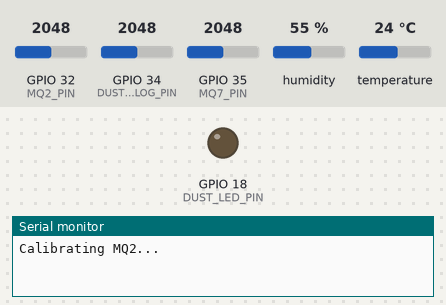
Recording of a sketch running on a simulated ESP32. On the bench: output pins drawn as LEDs (lit = HIGH), the last lines printed to the serial monitor. The inputs (shaded band) are chosen by the test bench; at power-on: GPIO 32 (MQ2_PIN) = 2048, GPIO 34 (DUST_ANALOG_PIN) = 2048, GPIO 35 (MQ7_PIN) = 2048, humidity 55 %, temperature 24 °C (analog values on the 0–4095 scale). WiFi joins after 1.5 s; servers stay silent unless stated; no MQTT or app messages arrive unless stated.

Above: at 0.1 s.
At 35.5 s:
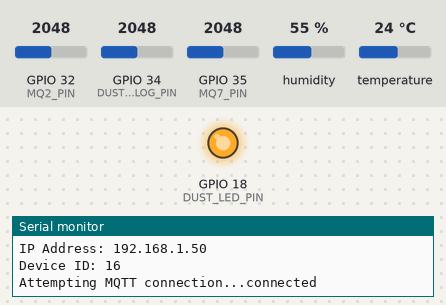
Timing chart, 0 to 37.0 s (numbered marks = the images above):
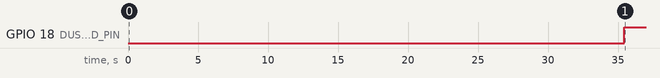

Measured:
- by itself, GPIO 18 (DUST_LED_PIN): LOW → HIGH at 35.4 s

The sketch:

sensor_data_with_mqtt.ino
```cpp
#include <Arduino.h>
#include <DHTesp.h>
#include <WiFi.h>
#include <ThingSpeak.h>
#include <PubSubClient.h>

const int MQ2_PIN = 32;
const int MQ7_PIN = 35;
#define DUST_LED_PIN 18
#define DUST_ANALOG_PIN 34
#define DHTPIN 19

const int RL_VALUE_MQ2 = 5;
float RO_CLEAN_AIR_FACTOR_MQ2 = 9.83;
float LPGCurve[3]   = {2.3, 0.21, -0.47};
float COCurve[3]    = {2.3, 0.72, -0.34};
float SmokeCurve[3] = {2.3, 0.53, -0.44};
float Ro_MQ2 = 10;

int CALIBRATION_SAMPLE_TIMES_MQ2    = 50;
int CALIBRATION_SAMPLE_INTERVAL_MQ2 = 500;
int READ_SAMPLE_INTERVAL_MQ2        = 50;
int READ_SAMPLE_TIMES_MQ2           = 5;

const float Vcc_MQ7 = 5.0;
const float RL_MQ7 = 10000.0;
float R0_MQ7 = 1.0;

int delayTime = 280;
int delayTime2 = 40;
float offTime = 9680;

int dustVal = 0;
char s[32];
float voltage = 0;
float dustdensity = 0;
DHTesp dht;

const char* ssid = "";
const char* password = "";
unsigned long myChannelNumber = 2999925;
const char* myWriteAPIKey = "";

WiFiClient client;
PubSubClient mqtt_client(client);

const char* mqtt_server = "";
const int mqtt_port = 1883;
const char* mqtt_topic = "16";
const int device_id = 16;

unsigned long previousMillis = 0;
const long interval = 15000;  // 15 giây cho ThingSpeak
unsigned long previousMillisMQTT = 0;
const long intervalMQTT = 1000;  // 1 giây cho MQTT

void setup() {
  Serial.begin(115200);
  analogReadResolution(12);
  pinMode(DUST_LED_PIN, OUTPUT);
  analogSetPinAttenuation(DUST_ANALOG_PIN, ADC_11db);
  dht.setup(DHTPIN, DHTesp::DHT11);

  Serial.print("Calibrating MQ2... ");
  Ro_MQ2 = MQCalibration(MQ2_PIN);
  Serial.println("done");
  Serial.print("Ro_MQ2 = "); Serial.print(Ro_MQ2); Serial.println(" kΩ");

  const int calib_samples = 50;
  float sum = 0;
  for(int i = 0; i < calib_samples; i++) {
    sum += analogRead(MQ7_PIN);
    delay(100);
  }
  float avg = sum / calib_samples;
  float V_sensor = avg * (3.3 / 4095.0);
  R0_MQ7 = (Vcc_MQ7 / V_sensor - 1.0) * RL_MQ7;
  Serial.print("Calibration R0_MQ7 = ");
  Serial.println(R0_MQ7);

  WiFi.begin(ssid, password);
  while (WiFi.status() != WL_CONNECTED) {
    delay(1000);
    Serial.println("Connecting to WiFi...");
  }
  Serial.println("Connected to WiFi");
  Serial.print("IP Address: ");
  Serial.println(WiFi.localIP());
  Serial.print("Device ID: ");
  Serial.println(device_id);

  ThingSpeak.begin(client);
  mqtt_client.setServer(mqtt_server, mqtt_port);
  reconnect();

  delay(3000);
}

void reconnect() {
  while (!mqtt_client.connected()) {
    Serial.print("Attempting MQTT connection...");
    String clientId = "ESP32Client-" + String(device_id);
    if (mqtt_client.connect(clientId.c_str())) {
      Serial.println("connected");
    } else {
      Serial.print("failed, rc=");
      Serial.print(mqtt_client.state());
      Serial.println(" try again in 5 seconds");
      delay(5000);
    }
  }
}

void loop() {
  unsigned long currentMillis = millis();

  // Gửi dữ liệu qua ThingSpeak mỗi 15 giây
  if (currentMillis - previousMillis >= interval) {
    previousMillis = currentMillis;

    TempAndHumidity data = dht.getTempAndHumidity();
    float temperature = data.temperature;
    float humidity = data.humidity;

    int raw_adc_mq2 = analogRead(MQ2_PIN);
    float rs_ro_ratio_mq2 = MQRead(MQ2_PIN) / Ro_MQ2;
    long ppmLPG   = MQGetGasPercentage(rs_ro_ratio_mq2, 0);
    long ppmCO_MQ2    = MQGetGasPercentage(rs_ro_ratio_mq2, 1);
    long ppmSmoke = MQGetGasPercentage(rs_ro_ratio_mq2, 2);

    if (ppmLPG > 10000) ppmLPG = 10000;
    if (ppmCO_MQ2 > 2000) ppmCO_MQ2 = 2000;
    if (ppmSmoke > 10000) ppmSmoke = 10000;

    const int samples = 10;
    float sum_mq7 = 0;
    for(int i = 0; i < samples; i++) {
      sum_mq7 += analogRead(MQ7_PIN);
      delay(10);
    }
    float sensorVal_mq7 = sum_mq7 / samples;
    float V_sensor_mq7 = sensorVal_mq7 * (3.3 / 4095.0);
    float Rs_mq7 = (Vcc_MQ7 / V_sensor_mq7 - 1.0) * RL_MQ7;
    float ratio_mq7 = Rs_mq7 / R0_MQ7;
    float ppmCO_MQ7 = 0.93 * pow(ratio_mq7, -1.709);

    if (ppmCO_MQ7 > 2000) ppmCO_MQ7 = 2000;

    digitalWrite(DUST_LED_PIN, LOW);
    delayMicroseconds(delayTime);
    dustVal = analogRead(DUST_ANALOG_PIN);
    delayMicroseconds(delayTime2);
    digitalWrite(DUST_LED_PIN, HIGH);
    delayMicroseconds(offTime);
    voltage = (dustVal / 4095.0) * 3.3;
    dustdensity = 172 * voltage - 100;
    if (dustdensity < 0) dustdensity = 0;
    if (dustdensity > 500) dustdensity = 500;

    if (!isnan(temperature) && !isnan(humidity)) {
      ThingSpeak.setField(1, temperature);
      ThingSpeak.setField(2, humidity);
      ThingSpeak.setField(3, sensorVal_mq7);
      ThingSpeak.setField(4, ppmCO_MQ7);
      ThingSpeak.setField(5, raw_adc_mq2);
      ThingSpeak.setField(6, ppmLPG);
      ThingSpeak.setField(7, ppmSmoke);
      ThingSpeak.setField(8, dustdensity);
      ThingSpeak.setStatus("Device ID: " + String(device_id));
      int status = ThingSpeak.writeFields(myChannelNumber, myWriteAPIKey);
      if (status == 200) {
        Serial.println("Data sent to ThingSpeak");
      } else {
        Serial.print("Failed to send data. Error code: ");
        Serial.println(status);
        if (status == 404) {
          Serial.println("404: Channel ID không tồn tại.");
        } else if (status == 400) {
          Serial.println("400: Dữ liệu không hợp lệ hoặc thiếu field.");
        } else if (status == 401) {
          Serial.println("401: Write API Key sai.");
        } else if (status == -320) {
          Serial.println("-320: Kênh không tồn tại hoặc không có quyền.");
        } else {
          Serial.println("Lỗi không xác định.");
        }
      }
    } else {
      Serial.println("Failed to read from DHT11 sensor!");
    }

    Serial.print("Temperature: "); Serial.print(temperature); Serial.println(" C");
    Serial.print("Humidity: "); Serial.print(humidity); Serial.println(" %");
    Serial.print("MQ7 raw: "); Serial.println(sensorVal_mq7);
    Serial.print("MQ7 CO ppm: "); Serial.println(ppmCO_MQ7);
    Serial.print("MQ2 raw: "); Serial.println(raw_adc_mq2);
    Serial.print("MQ2 LPG ppm: "); Serial.println(ppmLPG);
    Serial.print("MQ2 Smoke ppm: "); Serial.println(ppmSmoke);
    Serial.print("Dust density: "); Serial.print(dustdensity); Serial.println(" ug/m3");
  }

  // Gửi dữ liệu qua MQTT mỗi 1 giây
  if (currentMillis - previousMillisMQTT >= intervalMQTT) {
    previousMillisMQTT = currentMillis;

    TempAndHumidity data = dht.getTempAndHumidity();
    float temperature = data.temperature;
    float humidity = data.humidity;

    int raw_adc_mq2 = analogRead(MQ2_PIN);
    float rs_ro_ratio_mq2 = MQRead(MQ2_PIN) / Ro_MQ2;
    long ppmLPG   = MQGetGasPercentage(rs_ro_ratio_mq2, 0);
    long ppmCO_MQ2    = MQGetGasPercentage(rs_ro_ratio_mq2, 1);
    long ppmSmoke = MQGetGasPercentage(rs_ro_ratio_mq2, 2);

    if (ppmLPG > 10000) ppmLPG = 10000;
    if (ppmCO_MQ2 > 2000) ppmCO_MQ2 = 2000;
    if (ppmSmoke > 10000) ppmSmoke = 10000;

    const int samples = 10;
    float sum_mq7 = 0;
    for(int i = 0; i < samples; i++) {
      sum_mq7 += analogRead(MQ7_PIN);
      delay(10);
    }
    float sensorVal_mq7 = sum_mq7 / samples;
    float V_sensor_mq7 = sensorVal_mq7 * (3.3 / 4095.0);
    float Rs_mq7 = (Vcc_MQ7 / V_sensor_mq7 - 1.0) * RL_MQ7;
    float ratio_mq7 = Rs_mq7 / R0_MQ7;
    float ppmCO_MQ7 = 0.93 * pow(ratio_mq7, -1.709);

    if (ppmCO_MQ7 > 2000) ppmCO_MQ7 = 2000;

    digitalWrite(DUST_LED_PIN, LOW);
    delayMicroseconds(delayTime);
    dustVal = analogRead(DUST_ANALOG_PIN);
    delayMicroseconds(delayTime2);
    digitalWrite(DUST_LED_PIN, HIGH);
    delayMicroseconds(offTime);
    voltage = (dustVal / 4095.0) * 3.3;
    dustdensity = 172 * voltage - 100;
    if (dustdensity < 0) dustdensity = 0;
    if (dustdensity > 500) dustdensity = 500;

    if (!isnan(temperature) && !isnan(humidity)) {
      String payload = "{";
      payload += "\"device_id\":" + String(device_id) + ",";
      payload += "\"temperature\":" + String(temperature, 1) + ",";
      payload += "\"humidity\":" + String(humidity, 1) + ",";
      payload += "\"sensorVal_mq7\":" + String(sensorVal_mq7, 1) + ",";
      payload += "\"ppmCO_MQ7\":" + String(ppmCO_MQ7, 1) + ",";
      payload += "\"raw_adc_mq2\":" + String(raw_adc_mq2) + ",";
      payload += "\"ppmLPG\":" + String(ppmLPG) + ",";
      payload += "\"ppmSmoke\":" + String(ppmSmoke) + ",";
      payload += "\"dustdensity\":" + String(dustdensity, 1);
      payload += "}";

      if (!mqtt_client.connected()) {
        reconnect();
      }
      if (mqtt_client.publish(mqtt_topic, payload.c_str())) {
        Serial.println("Data sent to MQTT broker");
      } else {
        Serial.println("Failed to send data to MQTT broker");
      }
    } else {
      Serial.println("Failed to read from DHT11 sensor for MQTT!");
    }
  }

  delay(10);
}

float MQResistanceCalculation(int raw_adc) {
  return ( (float)RL_VALUE_MQ2 * (4095 - raw_adc) / raw_adc );
}

float MQCalibration(int mq_pin) {
  float val = 0;
  for (int i = 0; i < CALIBRATION_SAMPLE_TIMES_MQ2; i++) {
    val += MQResistanceCalculation( analogRead(mq_pin) );
    delay(CALIBRATION_SAMPLE_INTERVAL_MQ2);
  }
  val /= CALIBRATION_SAMPLE_TIMES_MQ2;
  val /= RO_CLEAN_AIR_FACTOR_MQ2;
  return val;
}

float MQRead(int mq_pin) {
  float rs = 0;
  for (int i = 0; i < READ_SAMPLE_TIMES_MQ2; i++) {
    rs += MQResistanceCalculation( analogRead(mq_pin) );
    delay(READ_SAMPLE_INTERVAL_MQ2);
  }
  rs /= READ_SAMPLE_TIMES_MQ2;
  return rs;
}

long MQGetGasPercentage(float rs_ro_ratio, int gas_id) {
  if (gas_id == 0) {
    return MQGetPercentage(rs_ro_ratio, LPGCurve);
  } else if (gas_id == 1) {
    return MQGetPercentage(rs_ro_ratio, COCurve);
  } else if (gas_id == 2) {
    return MQGetPercentage(rs_ro_ratio, SmokeCurve);
  }
  return 0;
}

long MQGetPercentage(float rs_ro_ratio, float *pcurve) {
  return pow(10, ((log(rs_ro_ratio) - pcurve[1]) / pcurve[2] + pcurve[0]));
}
```
